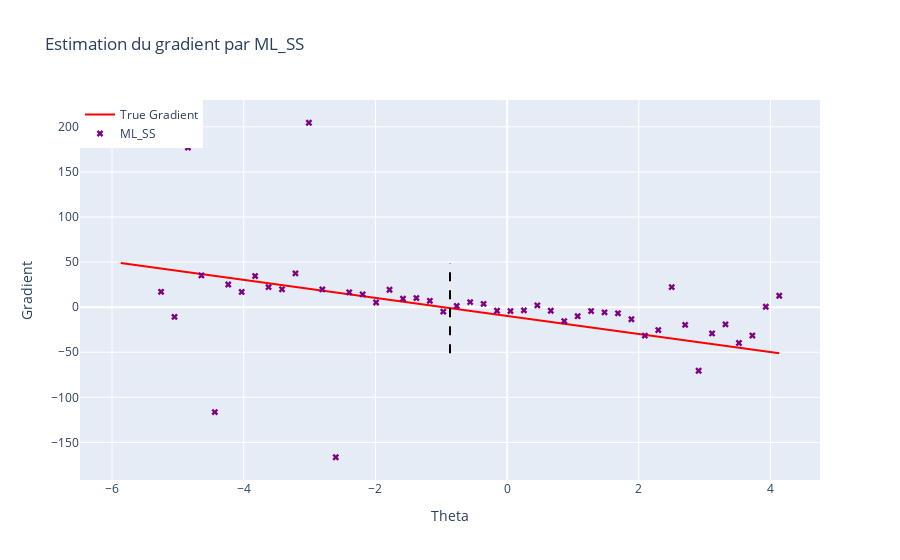

Notebook code cell kept with this figure:
### Markdown cell above
On va désormais s'intéresser à l'estimation de $\nabla_{\theta} l(\theta)$ par notre estimateur ML-SS. L'objectif étant de voir à quel point cet estimateur nous permettra, par la suite, d'approximer $\theta^*$ à l'aide d'une descente de gradient. 

De la même façon,

### Code cell
Code.plot_gradient(r, x, noised_A, noised_b, theta_true, n_simulations, 'ML_SS', k_IWAE)

### Figure 1 — Plotly figure (JSON) as saved in the notebook; plotly's stock layout.template omitted (floating-point values rounded to 4 significant figures)
{"data": [{"line": {"color": "red"}, "mode": "lines", "name": "True Gradient", "type": "scatter", "x": [-5.868, -5.663, -5.459, -5.255, -5.051, -4.847, -4.643, -4.439, -4.235, -4.031, -3.827, -3.623, -3.419, -3.215, -3.01, -2.806, -2.602, -2.398, -2.194, -1.99, -1.786, -1.582, -1.378, -1.174, -0.9696, -0.7655, -0.5614, -0.3574, -0.1533, 0.0508, 0.2549, 0.459, 0.663, 0.8671, 1.071, 1.275, 1.479, 1.683, 1.888, 2.092, 2.296, 2.5, 2.704, 2.908, 3.112, 3.316, 3.52, 3.724, 3.928, 4.132], "y": [49.01, 46.97, 44.93, 42.89, 40.85, 38.81, 36.77, 34.73, 32.69, 30.65, 28.61, 26.57, 24.53, 22.48, 20.44, 18.4, 16.36, 14.32, 12.28, 10.24, 8.199, 6.158, 4.117, 2.076, 0.03524, -2.006, -4.046, -6.087, -8.128, -10.17, -12.21, -14.25, -16.29, -18.33, -20.37, -22.41, -24.45, -26.5, -28.54, -30.58, -32.62, -34.66, -36.7, -38.74, -40.78, -42.82, -44.86, -46.9, -48.94, -50.99]}, {"marker": {"color": "purple", "symbol": "x"}, "mode": "markers", "name": "ML_SS", "type": "scatter", "x": [-5.868, -5.663, -5.459, -5.255, -5.051, -4.847, -4.643, -4.439, -4.235, -4.031, -3.827, -3.623, -3.419, -3.215, -3.01, -2.806, -2.602, -2.398, -2.194, -1.99, -1.786, -1.582, -1.378, -1.174, -0.9696, -0.7655, -0.5614, -0.3574, -0.1533, 0.0508, 0.2549, 0.459, 0.663, 0.8671, 1.071, 1.275, 1.479, 1.683, 1.888, 2.092, 2.296, 2.5, 2.704, 2.908, 3.112, 3.316, 3.52, 3.724, 3.928, 4.132], "y": [null, null, null, 17.06, -10.77, 177.1, 35.17, -116.4, 25.13, 16.85, 34.53, 22.21, 19.81, 37.44, 204.5, 19.63, -166.4, 16.51, 14.22, 5.162, 19.31, 9.34, 10.12, 7.053, -4.892, 1.27, 5.576, 3.681, -3.999, -4.363, -3.515, 2.009, -3.957, -15.47, -10.0, -4.312, -5.721, -6.812, -13.42, -31.57, -25.38, 22.23, -19.63, -70.53, -29.14, -19.07, -39.74, -31.5, 0.4808, 12.64]}], "layout": {"legend": {"font": {"size": 12}, "traceorder": "normal", "x": 0, "y": 1}, "shapes": [{"line": {"color": "black", "dash": "dash", "width": 2}, "name": "theta=-0.8675687923169744", "type": "line", "x0": -0.8676, "x1": -0.8676, "y0": -50.99, "y1": 49.01}], "showlegend": true, "title": {"text": "Estimation du gradient par ML_SS"}, "xaxis": {"title": {"text": "Theta"}}, "yaxis": {"title": {"text": "Gradient"}}}}
